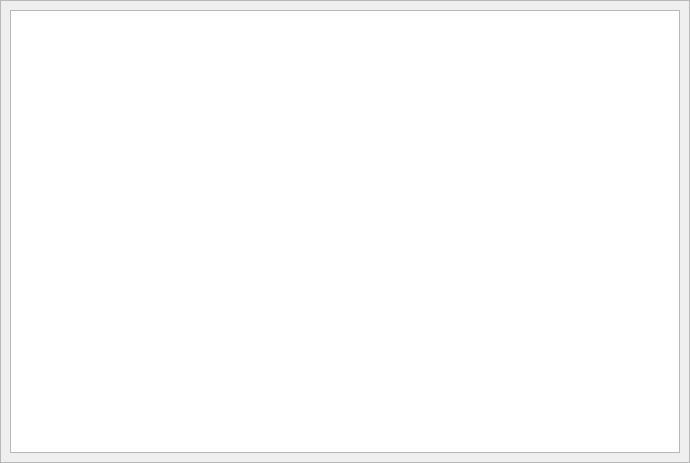
<?xml version="1.0" encoding="UTF-8"?>
<ui version="4.0">
 <class>PainelAdm</class>
 <widget class="QWidget" name="PainelAdm">
  <property name="geometry">
   <rect>
    <x>0</x>
    <y>0</y>
    <width>690</width>
    <height>463</height>
   </rect>
  </property>
  <property name="windowTitle">
   <string>Form</string>
  </property>
  <layout class="QHBoxLayout" name="horizontalLayout">
   <property name="spacing">
    <number>0</number>
   </property>
   <property name="leftMargin">
    <number>0</number>
   </property>
   <property name="topMargin">
    <number>0</number>
   </property>
   <property name="rightMargin">
    <number>0</number>
   </property>
   <property name="bottomMargin">
    <number>0</number>
   </property>
   <item>
    <widget class="QScrollArea" name="scrollArea">
     <property name="widgetResizable">
      <bool>true</bool>
     </property>
     <widget class="QWidget" name="scrollAreaWidgetContents">
      <property name="geometry">
       <rect>
        <x>0</x>
        <y>0</y>
        <width>688</width>
        <height>461</height>
       </rect>
      </property>
      <layout class="QHBoxLayout" name="horizontalLayout_2">
       <item>
        <widget class="QListView" name="listView"/>
       </item>
      </layout>
     </widget>
    </widget>
   </item>
  </layout>
 </widget>
 <resources/>
 <connections/>
</ui>
